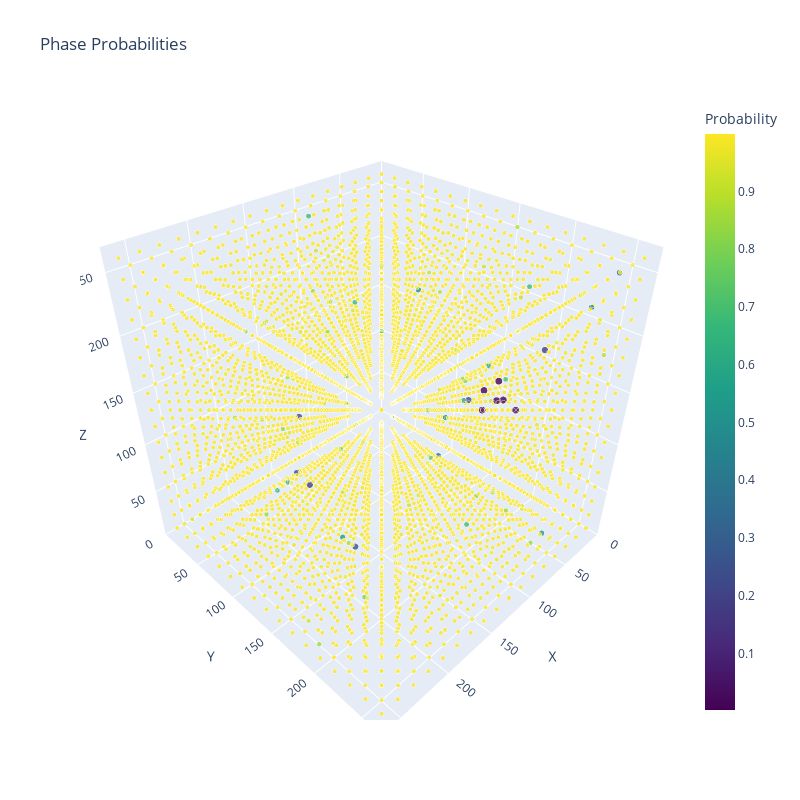

The code cell stored with this chart in its notebook:
### Code cell
visualize_probabilities(predictions_proba)

### Figure 1 — Plotly figure (JSON) as saved in the notebook; plotly's stock layout.template omitted (floating-point values rounded to 4 significant figures; data arrays with more than 128 entries replaced by an {"elided": "..."} marker saying what was removed)
{"data": [{"marker": {"color": {"elided": "4913 float values"}, "colorbar": {"title": {"text": "Probability"}}, "colorscale": [[0, "#440154"], [0.1111, "#482878"], [0.2222, "#3e4989"], [0.3333, "#31688e"], [0.4444, "#26828e"], [0.5556, "#1f9e89"], [0.6667, "#35b779"], [0.7778, "#6ece58"], [0.8889, "#b5de2b"], [1, "#fde725"]], "opacity": 0.8, "size": {"elided": "4913 float values"}}, "mode": "markers", "name": "Points", "type": "scatter3d", "x": {"elided": "4913 float values"}, "y": {"elided": "4913 float values"}, "z": {"elided": "4913 float values"}}], "layout": {"height": 800, "scene": {"xaxis": {"title": {"text": "X"}}, "yaxis": {"title": {"text": "Y"}}, "zaxis": {"title": {"text": "Z"}}}, "title": {"text": "Phase Probabilities"}, "width": 800}}
